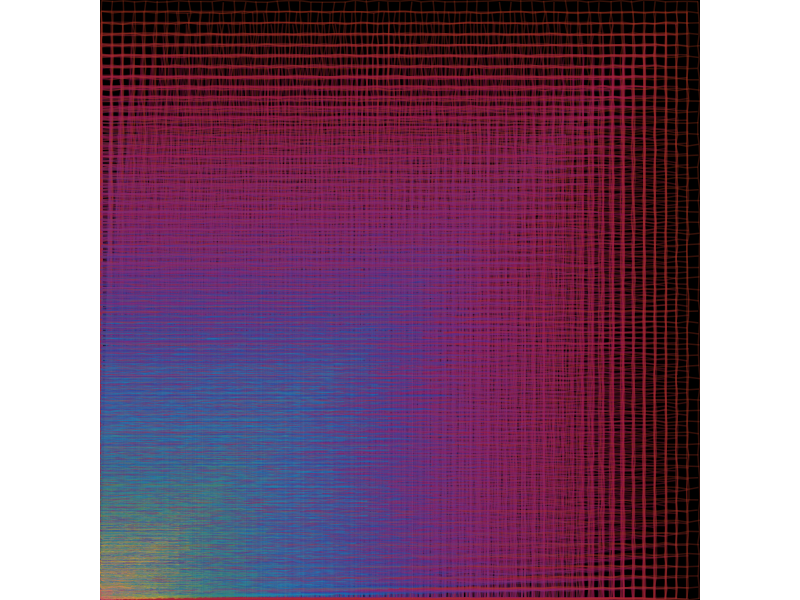
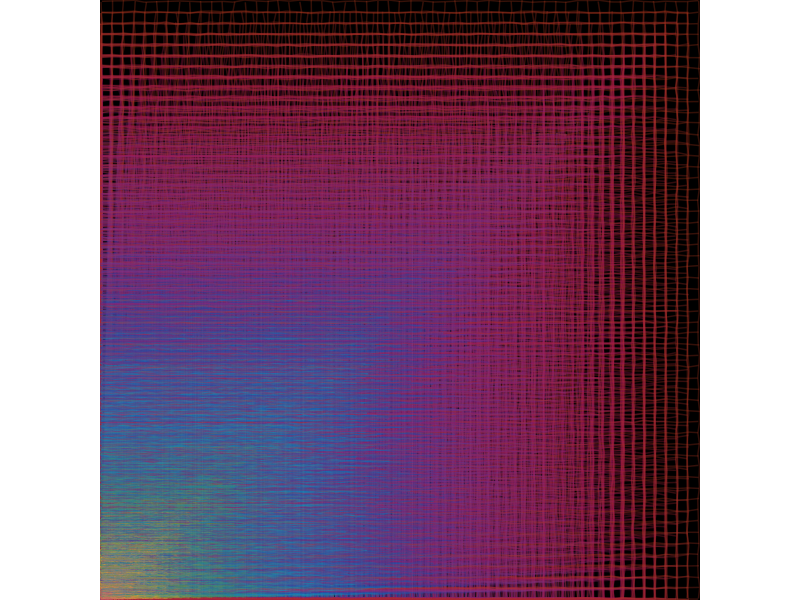

R code for these plots, in order:
library(tidyverse)

n = 55
var_trans <- seq(0,10, length.out = n)
leftover_n <- n^3 - 1000
jitter_trans <- c(rep(0,1000),sample(seq(-003,.003, length.out = 100), leftover_n, replace = TRUE))

list_opts <- list(var_trans,
                  n)

grid_data <- pmap_df(list_opts, ~ tibble(x = seq(0,(.5)*..1, length.out = ..2),
                                         y = x) |> expand.grid())


grid_data |>
  ggplot(aes(x,y))+
  theme_void()+
  theme(plot.background = element_rect(fill = "black"))+
  geom_path(aes(group = x), alpha = .3, color = rev(colorRampPalette(c("#af3918", "#a21152", "#822b75","#612884","#154baf",
                                                                                "#0b82b9", "#277e9d","#488e35","#e3a934","#b2336a"))(nrow(grid_data))), position = position_jitter(width = .01, height = .01))+
  geom_path(aes(group = y), alpha =.3, color = rev(colorRampPalette(c("#af3918", "#a21152", "#822b75","#612884","#154baf",
                                                                               "#0b82b9", "#277e9d","#488e35","#e3a934","#b2336a"))(nrow(grid_data))), position = position_jitter(width = .01, height = .01))+
  geom_path(aes(group = x), alpha = .03, color = "white", linewidth = .03)+
  geom_path(aes(group = y), alpha = .03, color = "white", linewidth = .03)+
  coord_equal(expand = FALSE)

ggsave("day 17.png",
       device = "png",
       dpi = 300,
       bg = "transparent")
